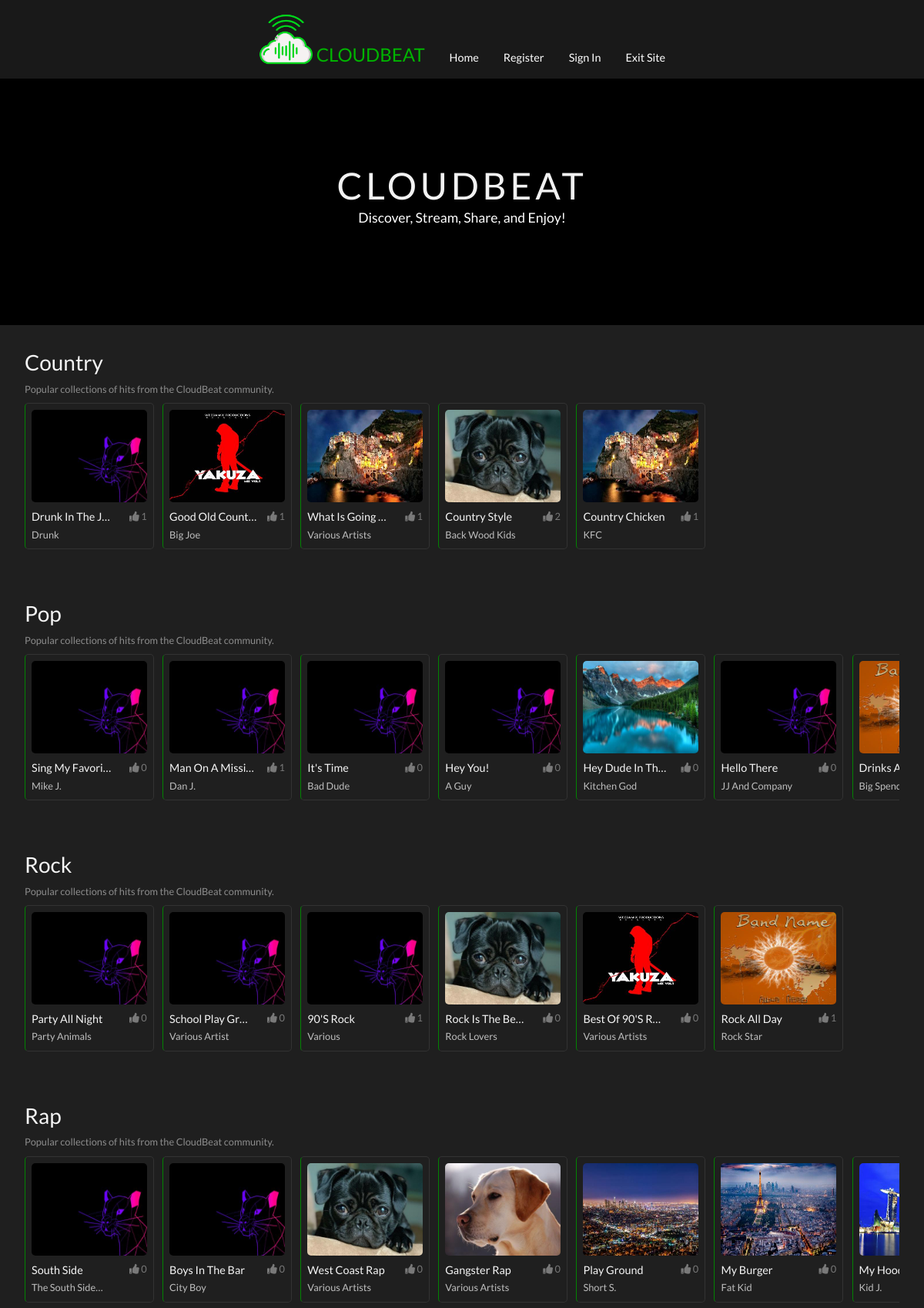
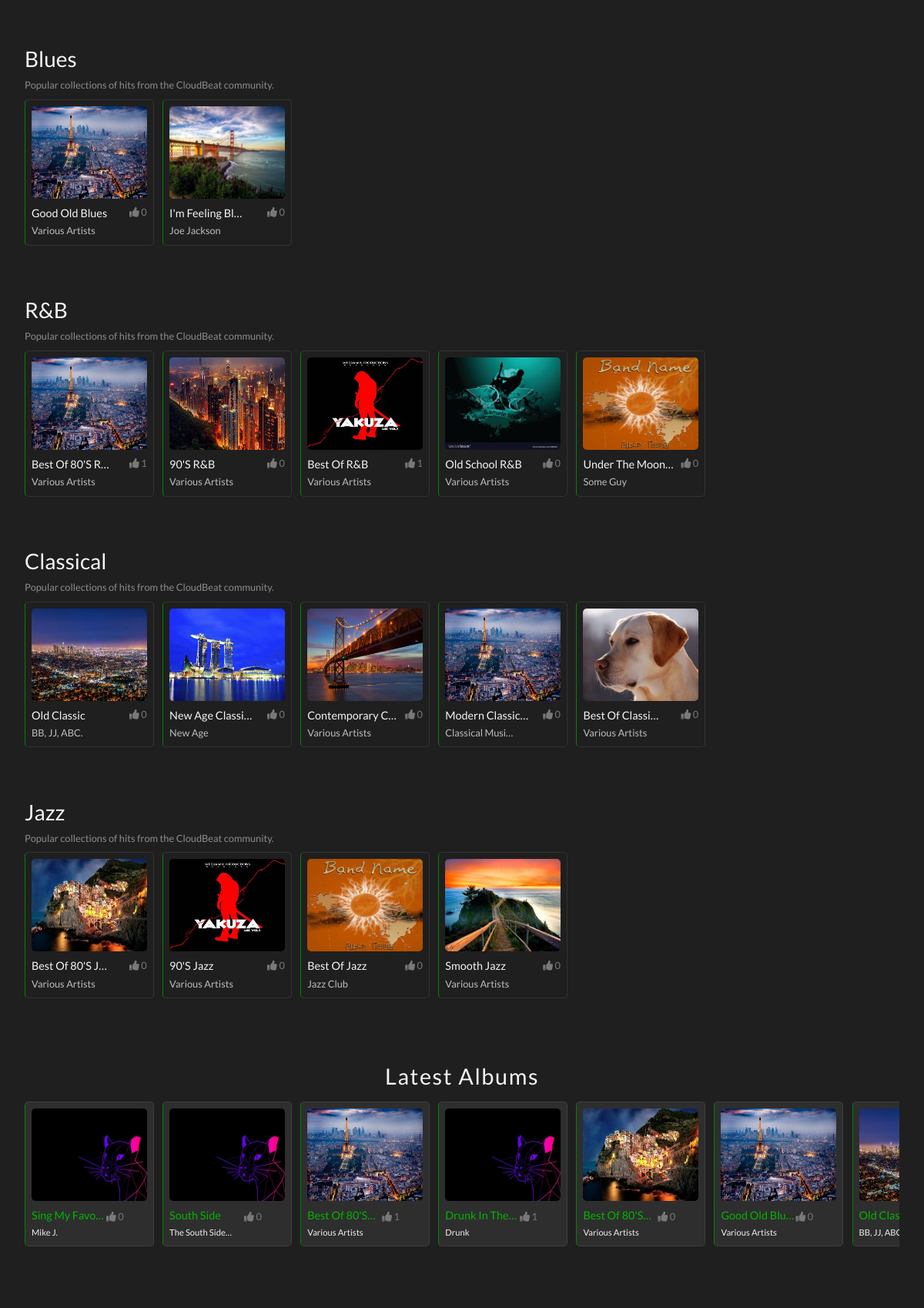
/home/ (upper part), run on the app's committed database (2 pictures, top to bottom).
### music/models.py (models this page shows, shortened)
class Album(models.Model):
    user = models.ForeignKey(User, on_delete=models.CASCADE)
    title = models.CharField(max_length=120)
    artist = models.CharField(max_length=100)
    genre = models.ForeignKey(Category, on_delete=models.CASCADE)
    date_added = models.DateTimeField(default=timezone.now)
    album_cover = models.ImageField(default='default_cover.jpg', upload_to='album_covers')
    likes = models.ManyToManyField(User, related_name="album_likes")
    class Meta:
        ordering = ["-date_added"]

### music/views.py (the view)
# urls.py: 2. Add a URL to urlpatterns:  path('', views.home, name='home')
def home(request):
    album_set = []
    albums = Album.objects.all()
    genres = Category.objects.all()
    for genre in genres:
        album_set += genre.album_set.all()[0:1]
    context = {
        'albums': albums,
        'album_set': album_set
    }
    return render(request, 'music/home.html', context)

### music/templates/music/home.html (shortened to what this page needs)
{% extends 'music/base.html' %}
{% block content %}
<div class='main-container'>
    <div class='side-window-container'>
        <h3 class="side-window-header">Latest Albums</h3>
        <div class='side-window'>
            <div class='side-window-text-container'>
                {% for album in album_set %}
                <div class="side-window-text-col">
                    <a href="{% url 'music:play_album' album.pk %}" class="side-window-play-link">
                        <img class='side-window-img' src="{{ album.album_cover.url }}" alt="Album image">
                        <small class='side-window-album-title'>{{ album.title|truncatechars:13 }}</small>
                        <small class='side-window-text'>{{ album.artist|truncatechars:15 }}</small>
                        <small class="side-window-album-thumbs-up" href="{% url 'music:album_likes' album.pk %}">
                            <i class="fas fa-thumbs-up"></i>
                            {{ album.likes.count }}
                        </small>
                    </a>
                </div>
                {% endfor %}
            </div>
        </div>
    </div>
    <div class="content-container">
        <div class='album-header-container'>
            <h3 class='album-header'>Country</h3>
            <small class="album-header-small">Popular collections of hits from the CloudBeat community.</small>
        </div>
        <div class="album-container">
            {% for album in albums %}
                {% if album.genre.name == 'Country' %}
                    <div class="album-col" title="Title: {{ album.title }}  Artist: {{ album.artist }}
                            Uploaded by: {{ album.user.username }}">
                        <a href="{% url 'music:play_album' album.pk %}" class="container-items">
                            <img class='img-size' src="{{ album.album_cover.url }}" alt="">
                            <small class="album-title">{{ album.title|truncatechars:15 }}</small>
                            <small class="album-artist">{{ album.artist|truncatechars:15 }}</small>
                            <small class="home-album-thumbs-up" href="{% url 'music:album_likes' album.pk %}">
                                <i class="fas fa-thumbs-up"></i>
                                {{ album.likes.count }}
                            </small>
                        </a>
                    </div>
                {% endif %}
            {% endfor%}
        </div>
        <div class="album-header-container">
            <h3 class='album-header'>Pop</h3>
            <small class="album-header-small">Popular collections of hits from the CloudBeat community.</small>
        </div>
        <div class="album-container">
            {% for album in albums %}
                {% if album.genre.name == 'Pop' %}
                    <div class="album-col"title="Title: {{ album.title }}  Artist: {{ album.artist }}
                            Uploaded by: {{ album.user.username }}" >
                        <a href="{% url 'music:play_album' album.pk %}" class="container-items">
                            <img class='img-size' src="{{ album.album_cover.url }}" alt="">
                            <small class="album-title">{{ album.title|truncatechars:15}}</small>
                            <small class="album-artist">{{ album.artist|truncatechars:15}}</small>
                            <small class="home-album-thumbs-up" href="{% url 'music:album_likes' album.pk %}">
                                <i class="fas fa-thumbs-up"></i>
                                {{ album.likes.count }}
                            </small>
                        </a>
                    </div>
                {% endif %}
            {% endfor %}
        </div>
        <div class="album-header-container">
            <h3 class='album-header'>Rock</h3>
            <small class="album-header-small">Popular collections of hits from the CloudBeat community.</small>
        </div>
        <div class="album-container">
            {% for album in albums %}
                {% if album.genre.name == 'Rock' %}
                    <div class="album-col" title="Title: {{ album.title }}  Artist: {{ album.artist }}
                            Uploaded by: {{ album.user.username }}">
                        <a href="{% url 'music:play_album' album.pk %}" class="container-items">
                            <img class='img-size' src="{{ album.album_cover.url }}" alt="">
                            <small class="album-title">{{ album.title|truncatechars:15 }}</small>
                            <small class="album-artist">{{ album.artist|truncatechars:15 }}</small>
                            <small class="home-album-thumbs-up" href="{% url 'music:album_likes' album.pk %}">
                                <i class="fas fa-thumbs-up"></i>
                                {{ album.likes.count }}
                            </small>
                        </a>
                    </div>
                {% endif %}
            {% endfor%}
        </div>
        <div class="album-header-container">
            <h3 class='album-header'>Rap</h3>
            <small class="album-header-small">Popular collections of hits from the CloudBeat community.</small>
        </div>
        <div class="album-container">
            {% for album in albums %}
                {% if album.genre.name == 'Rap' %}
                    <div class="album-col" title="Title: {{ album.title }}  Artist: {{ album.artist }}
                            Uploaded by: {{ album.user.username }}">
                        <a href="{% url 'music:play_album' album.pk %}" class="container-items">
                            <img class='img-size' src="{{ album.album_cover.url }}" alt="">
                            <small class="album-title">{{ album.title|truncatechars:15 }}</small>
                            <small class="album-artist">{{ album.artist|truncatechars:15 }}</small>
                            <small class="home-album-thumbs-up" href="{% url 'music:album_likes' album.pk %}">
                                <i class="fas fa-thumbs-up"></i>
                                {{ album.likes.count }}
                            </small>
                        </a>
                    </div>
                {% endif %}
            {% endfor%}
        </div>
         <div class="album-header-container">
            <h3 class='album-header'>Blues</h3>
            <small class="album-header-small">Popular collections of hits from the CloudBeat community.</small>
        </div>
        <div class="album-container">
            {% for album in albums %}
                {% if album.genre.name == 'Blues' %}
                    <div class="album-col" title="Title: {{ album.title }}  Artist: {{ album.artist }}
                            Uploaded by: {{ album.user.username }}">
                        <a href="{% url 'music:play_album' album.pk %}" class="container-items">
                            <img class='img-size' src="{{ album.album_cover.url }}" alt="">
                            <small class="album-title">{{ album.title|truncatechars:15 }}</small>
                            <small class="album-artist">{{ album.artist|truncatechars:15 }}</small>
                            <small class="home-album-thumbs-up" href="{% url 'music:album_likes' album.pk %}">
                                <i class="fas fa-thumbs-up"></i>
                                {{ album.likes.count }}
                            </small>
                        </a>
                    </div>
                {% endif %}
            {% endfor%}
        </div>
         <div class="album-header-container">
            <h3 class='album-header'>R&B</h3>
            <small class="album-header-small">Popular collections of hits from the CloudBeat community.</small>
        </div>
        <div class="album-container">
            {% for album in albums %}
                {% if album.genre.name == 'R&B' %}
                    <div class="album-col" title="Title: {{ album.title }}  Artist: {{ album.artist }}
                            Uploaded by: {{ album.user.username }}">
                        <a href="{% url 'music:play_album' album.pk %}" class="container-items">
                            <img class='img-size' src="{{ album.album_cover.url }}" alt="">
                            <small class="album-title">{{ album.title|truncatechars:15 }}</small>
                            <small class="album-artist">{{ album.artist|truncatechars:15 }}</small>
                            <small class="home-album-thumbs-up" href="{% url 'music:album_likes' album.pk %}">
                                <i class="fas fa-thumbs-up"></i>
                                {{ album.likes.count }}
                            </small>
                        </a>
                    </div>
                {% endif %}
            {% endfor%}
        </div>
        <div class="album-header-container">
            <h3 class="album-header">Classical</h3>
            <small class="album-header-small">Popular collections of hits from the CloudBeat community.</small>
        </div>
        <div class="album-container">
            {% for album in albums %}
                {% if album.genre.name == 'Classical' %}
                    <div class="album-col" title="Title: {{ album.title }}  Artist: {{ album.artist }}
                            Uploaded by: {{ album.user.username }}">
                        <a href="{% url 'music:play_album' album.pk %}" class="container-items">
                            <img class='img-size' src="{{ album.album_cover.url }}" alt="">
                            <small class="album-title">{{ album.title|truncatechars:15 }}</small>
                            <small class="album-artist">{{ album.artist|truncatechars:15 }}</small>
                            <small class="home-album-thumbs-up" href="{% url 'music:album_likes' album.pk %}">
                                <i class="fas fa-thumbs-up"></i>
                                {{ album.likes.count }}
                            </small>
                        </a>
                    </div>
                {% endif %}
            {% endfor%}
        </div>
        <div class="album-header-container">
            <h3 class="album-header">Jazz</h3>
            <small class="album-header-small">Popular collections of hits from the CloudBeat community.</small>
        </div>
        <div class="album-container">
            {% for album in albums %}
                {% if album.genre.name == 'Jazz' %}
                    <div class="album-col" title="Title: {{ album.title }}  Artist: {{ album.artist }}
                            Uploaded by: {{ album.user.username }}">
                        <a href="{% url 'music:play_album' album.pk %}" class="container-items">
                            <img class='img-size' src="{{ album.album_cover.url }}" alt="">
                            <small class="album-title">{{ album.title|truncatechars:15 }}</small>
                            <small class="album-artist">{{ album.artist|truncatechars:15 }}</small>
                            <small class="home-album-thumbs-up" href="{% url 'music:album_likes' album.pk %}">
                                <i class="fas fa-thumbs-up"></i>
                                {{ album.likes.count }}
                            </small>
                        </a>
                    </div>
                {% endif %}
            {% endfor%}
        </div>
    </div>
</div>
{% endblock content %}

### music/static/music/style.css (style rules this page uses)
* { margin: 0; padding: 0; box-sizing: border-box; }
body { font-family: 'Lato', sans-serif; background: rgb(31, 31, 31); }
.container-items { text-align: center; }
.main-container { display: flex; flex-wrap: wrap; padding-bottom: 5rem; padding-top: 2rem; align-items: flex-start; justify-content: space-between; margin: 0 5rem; }
.side-window-container { background: rgb(37, 37, 37); border: 1px solid rgb(46, 46, 46); border-left: 1px solid rgb(2, 131, 2); border-radius: 5px; margin-top: 4.5rem; padding: 1rem 0; flex: 0 0 10%; order: 1; }
.side-window-header { color: rgb(245, 245, 245); text-align: center; font-size: 1.1rem; letter-spacing: 0.04rem; }
.side-window { padding: 0 0.5rem 0.5rem 0.5rem; }
.side-window-text-container { border-radius: 5px; display: flex; flex-wrap: wrap; justify-content: center; }
.side-window-text-col { border: 1px solid rgb(63, 63, 63); background: rgb(46, 46, 46); transition: all 0.2s ease-in-out; border-radius: 5px; margin: 0.5rem; }
.side-window-play-link { position: relative; padding: 0.5rem; text-decoration: none !important; display: block; }
.side-window-img { border-radius: 5px; width: 120px; height: 90px; }
.side-window-album-title { text-transform: capitalize; color: rgb(3, 180, 3); font-size: 0.9rem; display: block; margin-top: 0.5rem; }
.side-window-text { color: rgb(245, 239, 239); text-transform: capitalize; display: block; font-size: 0.7rem; margin-top: 0.2rem; }
.side-window-album-thumbs-up { color: rgb(121, 121, 121); position: absolute; bottom: 28px; left: 105px }
.content-container { white-space:nowrap; overflow-x: auto; overflow-y: hidden; flex: 0 0 80%; }
.album-header-container { margin-bottom: 0.5rem; }
.album-header { color: rgb(245, 245, 245); }
.album-header-small { display: block; color: rgb(140, 140, 140); }
.album-container { white-space: nowrap; overflow-x: auto; overflow-y: hidden; padding-bottom: 0.2rem; margin-bottom: 4rem; }
.album-col { white-space: nowrap; display: inline-block; border-radius: 5px; border-top: 1px solid rgb(51, 51, 51); border-bottom: 1px solid rgb(51, 51, 51); border-right: 1px solid rgb(51, 51, 51); border-left: 1px solid rgb(2, 131, 2); margin-right: 0.5rem; transition: all 0.2s ease-in-out; }
.img-size { border-radius: 5px; width: 150px; height: 120px; }
.container-items { padding: 0.5rem; margin-bottom: 0; display: block; position: relative; text-decoration: none !important; }
.album-title { padding-top: 0.5rem; font-size: 0.9rem; color: rgb(245, 245, 245); margin-bottom: 0 !important; text-transform: capitalize; display: block; text-align: start; text-transform: capitalize; }
.album-artist { display: block; font-size: 0.8rem; color: rgb(190, 190, 190); margin-top: 0.2rem; text-transform: capitalize; text-align: start; text-transform: capitalize; }
.home-album-thumbs-up { color: rgb(121, 121, 121); position: absolute; bottom: 32px; left: 135px }
@media screen and (max-width: 1236px) { .main-container { justify-content: center; margin: 0 2rem; align-items: flex-start; } }
@media screen and (max-width: 1236px) { .content-container { flex: 0 0 100%; } }
@media screen and (max-width: 1236px) { .side-window-container { border: none; border-left: none; border-radius: 0; background: none; white-space:nowrap; overflow-x: auto; overflow-y: hidden; margin-top: 0rem; flex: 0 0 100%; margin-left: 0; padding-bottom: 0; } }
@media screen and (max-width: 1236px) { .side-window-header { letter-spacing: 0.1rem; margin: 0 3rem 1rem 3rem; font-size: 1.8rem; } }
@media screen and (max-width: 1236px) { .side-window { white-space:nowrap; overflow-x: auto; overflow-y: hidden; border-radius: none; padding-bottom: 0.2rem !important; padding: 0.5rem; } }
@media screen and (max-width: 1236px) { .side-window-text-container { display: inline-block; white-space:nowrap; } }
@media screen and (max-width: 1236px) { .side-window-text-col { display: inline-block; white-space:nowrap; margin: 0 0.5rem 0 0; border-left: 1px solid rgb(2, 131, 2); } }
@media screen and (max-width: 1236px) { .side-window-img { width: 150px; height: 120px; } }
@media screen and (max-width: 1236px) { .side-window { padding: 0 0.5rem 0.5rem 0; } }

### data on the page
Album: album_cover (placeholder picture), title "Sing My Favo…", artist "Mike J.", likes.count "0", title "Sing My Favori…"
Album: album_cover (placeholder picture), title "South Side", artist "The South Side…", likes.count "0"
Album: album_cover (picture), title "Best Of 80's…", artist "Various Artists", likes.count "1", title "Best Of 80's R…"
Album: album_cover (placeholder picture), title "Drunk In The…", artist "Drunk", likes.count "1", title "Drunk In The J…"
Album: album_cover (picture), title "Best Of 80's…", artist "Various Artists", likes.count "0", title "Best Of 80's J…"
Album: album_cover (picture), title "Good Old Blu…", artist "Various Artists", likes.count "0", title "Good Old Blues"
Album: album_cover (picture), title "Old…", artist "BB, JJ,…", title "Old Classic", artist "BB, JJ, ABC.", likes.count "0"
Album: album_cover (picture), title "Good Old Count…", artist "Big Joe", likes.count "1"
Album: album_cover (picture), title "What Is Going …", artist "Various Artists", likes.count "1"
Album: album_cover (picture), title "Country Style", artist "Back Wood Kids", likes.count "2"
Album: album_cover (picture), title "Country Chicken", artist "KFC", likes.count "1"
Album: album_cover (placeholder picture), title "Man On A Missi…", artist "Dan J.", likes.count "1"
Album: album_cover (placeholder picture), title "It's Time", artist "Bad Dude", likes.count "0"
Album: album_cover (placeholder picture), title "Hey You!", artist "A Guy", likes.count "0"
Album: album_cover (picture), title "Hey Dude In Th…", artist "Kitchen God", likes.count "0"
Album: album_cover (placeholder picture), title "Hello There", artist "JJ And Company", likes.count "0"
Album: album_cover (picture), title "Drinks…", artist "Big…"
Album: album_cover (placeholder picture), title "Party All Night", artist "Party Animals", likes.count "0"
Album: album_cover (placeholder picture), title "School Play Gr…", artist "Various Artist", likes.count "0"
Album: album_cover (placeholder picture), title "90's Rock", artist "Various", likes.count "1"
Album: album_cover (picture), title "Rock Is The Be…", artist "Rock Lovers", likes.count "0"
Album: album_cover (picture), title "Best Of 90's R…", artist "Various Artists", likes.count "0"
Album: album_cover (picture), title "Rock All Day", artist "Rock Star", likes.count "1"
Album: album_cover (placeholder picture), title "Boys In The Bar", artist "City Boy", likes.count "0"
Album: album_cover (picture), title "West Coast Rap", artist "Various Artists", likes.count "0"
Album: album_cover (picture), title "Gangster Rap", artist "Various Artists", likes.count "0"
Album: album_cover (picture), title "Play Ground", artist "Short S.", likes.count "0"
Album: album_cover (picture), title "My Burger", artist "Fat Kid", likes.count "0"
Album: album_cover (picture), title "My…", artist "Kid J."
Album: album_cover (picture), title "I'm Feeling Bl…", artist "Joe Jackson", likes.count "0"
Album: album_cover (picture), title "90's R&B", artist "Various Artists", likes.count "0"
Album: album_cover (picture), title "Best Of R&B", artist "Various Artists", likes.count "1"
Album: album_cover (picture), title "Old School R&B", artist "Various Artists", likes.count "0"
Album: album_cover (picture), title "Under The Moon…", artist "Some Guy", likes.count "0"
Album: album_cover (picture), title "New Age Classi…", artist "New Age", likes.count "0"
Album: album_cover (picture), title "Contemporary C…", artist "Various Artists", likes.count "0"
Album: album_cover (picture), title "Modern Classic…", artist "Classical Musi…", likes.count "0"
Album: album_cover (picture), title "Best Of Classi…", artist "Various Artists", likes.count "0"
Album: album_cover (picture), title "90's Jazz", artist "Various Artists", likes.count "0"
Album: album_cover (picture), title "Best Of Jazz", artist "Jazz Club", likes.count "0"
Album: album_cover (picture), title "Smooth Jazz", artist "Various Artists", likes.count "0"
